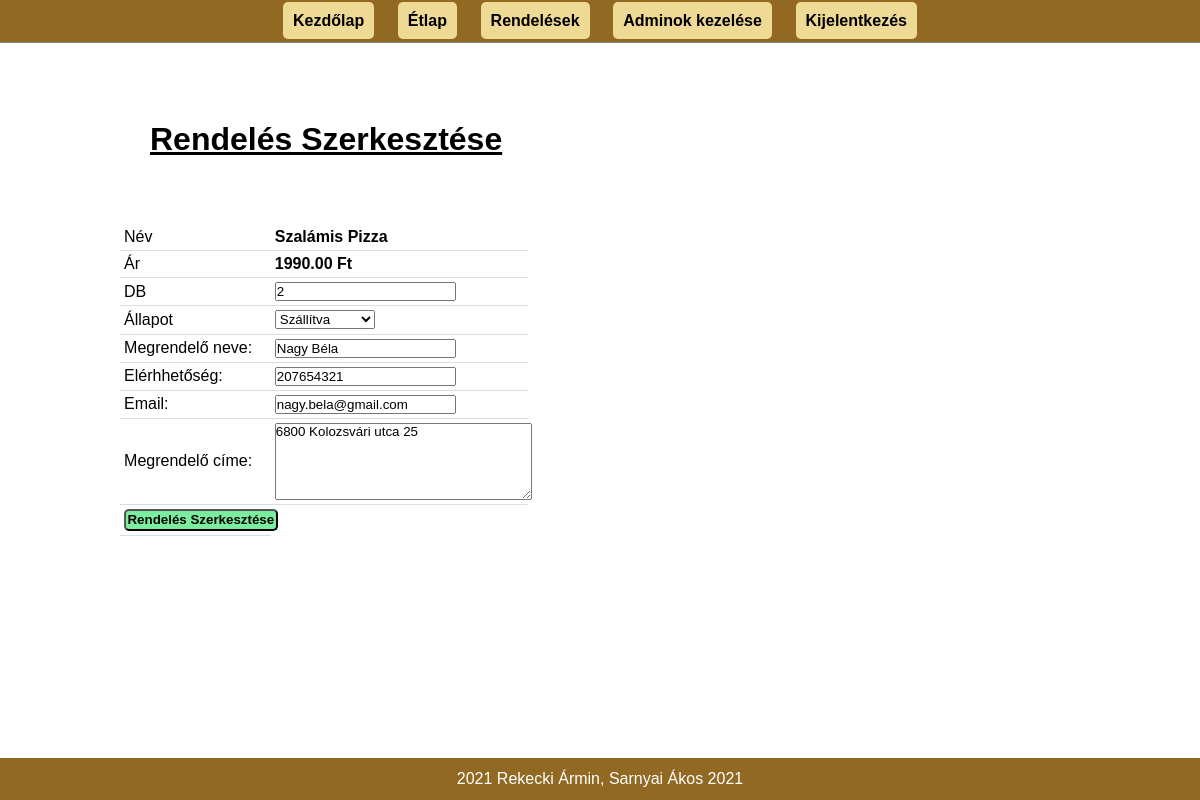
Page /admin/update-order.php?id=102 (signed in) on the committed database.
### tables this page shows
CREATE TABLE `tbl_order` (
  `id` int(10) UNSIGNED NOT NULL,
  `food` varchar(150) NOT NULL,
  `price` decimal(10,2) NOT NULL,
  `qty` int(11) NOT NULL,
  `total` decimal(10,2) NOT NULL,
  `order_date` datetime NOT NULL,
  `status` varchar(50) NOT NULL,
  `customer_name` varchar(150) NOT NULL,
  `customer_contact` varchar(20) NOT NULL,
  `customer_email` varchar(150) NOT NULL,
  `customer_address` varchar(255) NOT NULL
);

### admin/update-order.php (the view, shortened to what this page needs)
<?php include('partials/menu.php'); ?>
<div class="main-content">
    <div class="wrapper">
        <h1>Rendelés Szerkesztése</h1>
        <br><br>
        <?php
            if(isset($_GET['id'])) {
                $id=$_GET['id'];
                $sql = "SELECT * FROM tbl_order WHERE id=$id";
                $res = mysqli_query($conn, $sql);
                $count = mysqli_num_rows($res);
                if($count==1) {
                    $row=mysqli_fetch_assoc($res);
                    $food = $row['food'];
                    $price = $row['price'];
                    $qty = $row['qty'];
                    $status = $row['status'];
                    $customer_name = $row['customer_name'];
                    $customer_contact = $row['customer_contact'];
                    $customer_email = $row['customer_email'];
                    $customer_address= $row['customer_address'];
                } else {
                    header('location:'.SITEURL.'admin/manage-order.php');
                }
            } else {
                header('location:'.SITEURL.'admin/manage-order.php');
            }
        ?>
        <form action="" method="POST">
            <table class="tbl-30">
                <tr>
                    <td>Név</td>
                    <td><b> <?php echo $food; ?> </b></td>
                </tr>
                <tr>
                    <td>Ár</td>
                    <td>
                        <b><?php echo $price; ?> Ft</b>
                    </td>
                </tr>
                <tr>
                    <td>DB</td>
                    <td>
                        <input type="number" name="qty" value="<?php echo $qty; ?>">
                    </td>
                </tr>
                <tr>
                    <td>Állapot</td>
                    <td>
                        <select name="status">
                            <option <?php if($status=="Szállítva"){echo "selected";} ?> value="Szállítva">Szállítva</option>
                        </select>
                    </td>
                </tr>
                <tr>
                    <td>Megrendelő neve: </td>
                    <td>
                        <input type="text" name="customer_name" value="<?php echo $customer_name; ?>">
                    </td>
                </tr>
                <tr>
                    <td>Elérhhetőség: </td>
                    <td>
                        <input type="text" name="customer_contact" value="<?php echo $customer_contact; ?>">
                    </td>
                </tr>
                <tr>
                    <td>Email: </td>
                    <td>
                        <input type="text" name="customer_email" value="<?php echo $customer_email; ?>">
                    </td>
                </tr>
                <tr>
                    <td>Megrendelő címe: </td>
                    <td>
                        <textarea name="customer_address" cols="30" rows="5"><?php echo $customer_address; ?></textarea>
                    </td>
                </tr>
                <tr>
                    <td clospan="2">
                        <input type="submit" name="submit" value="Rendelés Szerkesztése" class="btn-secondary">
                    </td>
                </tr>
            </table>
        </form>
    </div>
</div>
<?php include('partials/footer.php'); ?>

### css/admin.css (style rules this page uses)
* { margin: 0; padding: 0; font-family: Arial, Helvetica, sans-serif; }
.wrapper { padding: 1%; width: 80%; margin: 0 auto; }
h1 { margin: 30px; text-decoration: underline; }
.tbl-30 { width: 30%; }
table { border-collapse: collapse; width: 100%; }
th, td { padding: 8px; text-align: left; border-bottom: 1px solid #ddd; }
table tr td { padding: 1%; }
.btn-secondary { background-color: #7bed9f; padding: 1%; border-radius: 5px; color: black; text-decoration: none; font-weight: bold; }
.main-content { background-color: white; padding: 3% 0; }

### rows in the picture
tbl_order: food "Szalámis Pizza", price "1990.00", qty "2", status "Szállítva", customer_name "Nagy Béla", customer_contact "207654321", customer_email "nagy.bela@gmail.com", customer_address "6800 Kolozsvári utca 25"
